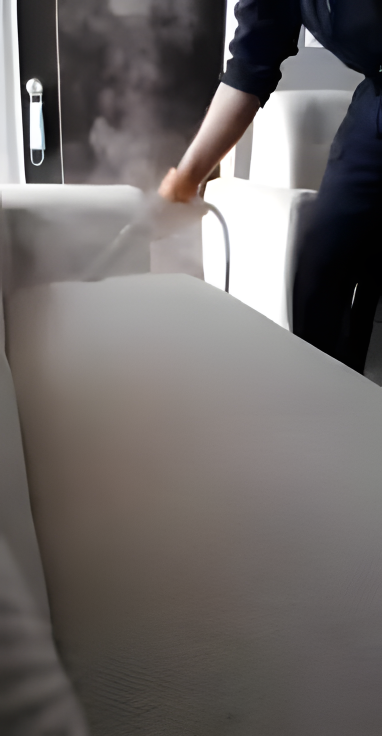
#> input picture everclean-ags/gen/hero-x4.png, 764 x 1472 px, found by its file name (shown at 1/2 size)
$ python og.py
#> lines starting #> are read from the running program, lines starting #| are printed output that depends on the picture
from PIL import Image, ImageDraw, ImageFont
GEN = "/Users/emmanuelcruzsalas/Prospeccion-Web-Ags/krevo-muestras/everclean-ags/gen"
IMG = "/Users/emmanuelcruzsalas/Prospeccion-Web-Ags/krevo-muestras/everclean-ags/img"

canvas = Image.new("RGB", (1200,630), (4,18,51))
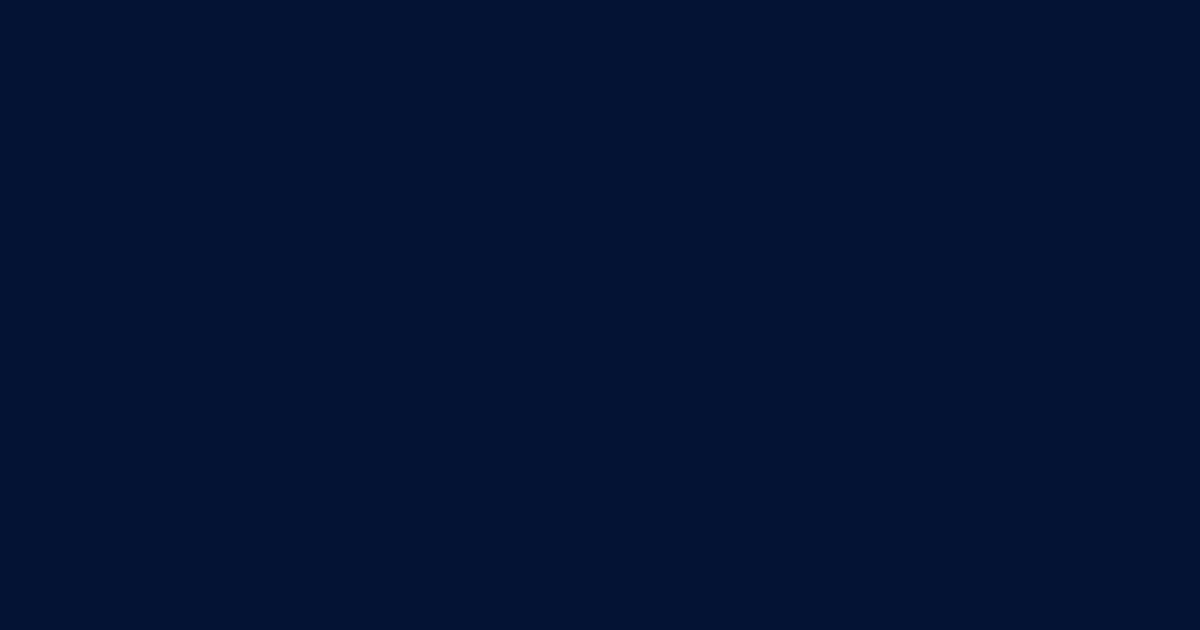
#> canvas: PIL image 1200x630 RGB; mean R, G, B 4, 18, 51
hero = Image.open(f"{GEN}/hero-x4.png").convert("RGB")
#> hero is the input picture: PIL image 764x1472 RGB; mean R, G, B 108.2, 103.4, 102.1
# cover derecho 600x630
hw, hh = hero.size
#> hw = 764; hh = 1472
scale = max(600/hw, 630/hh)
#> scale = 0.785
hero_r = hero.resize((int(hw*scale), int(hh*scale)), Image.LANCZOS)
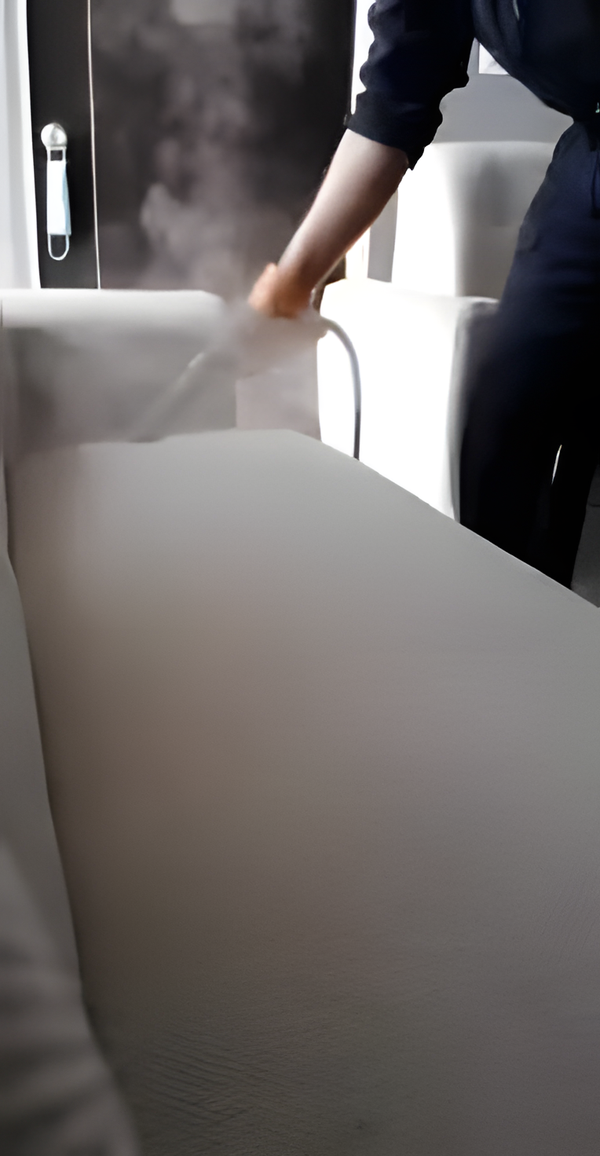
#> hero_r: PIL image 600x1156 RGB; mean R, G, B 108.2, 103.4, 102.1
x0 = (hero_r.width-600)//2
#> x0 = 0
y0 = (hero_r.height-630)//2
#> y0 = 263
hero_c = hero_r.crop((x0,y0,x0+600,y0+630))
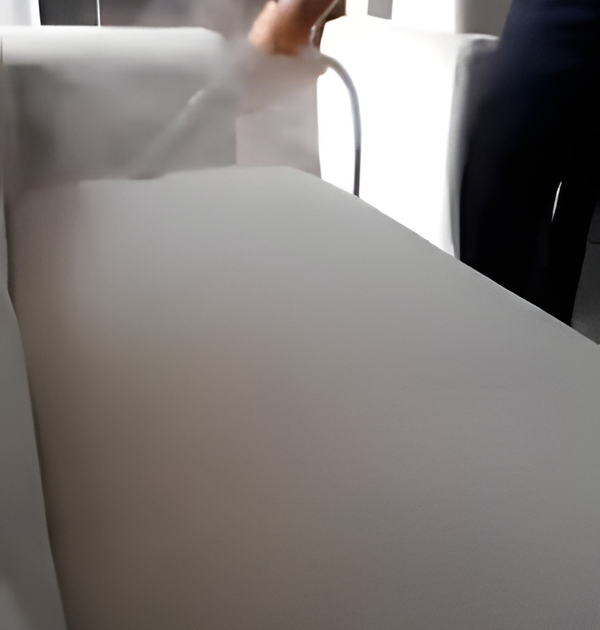
#> hero_c: PIL image 600x630 RGB; mean R, G, B 127, 121.6, 119.3
canvas.paste(hero_c, (600,0))
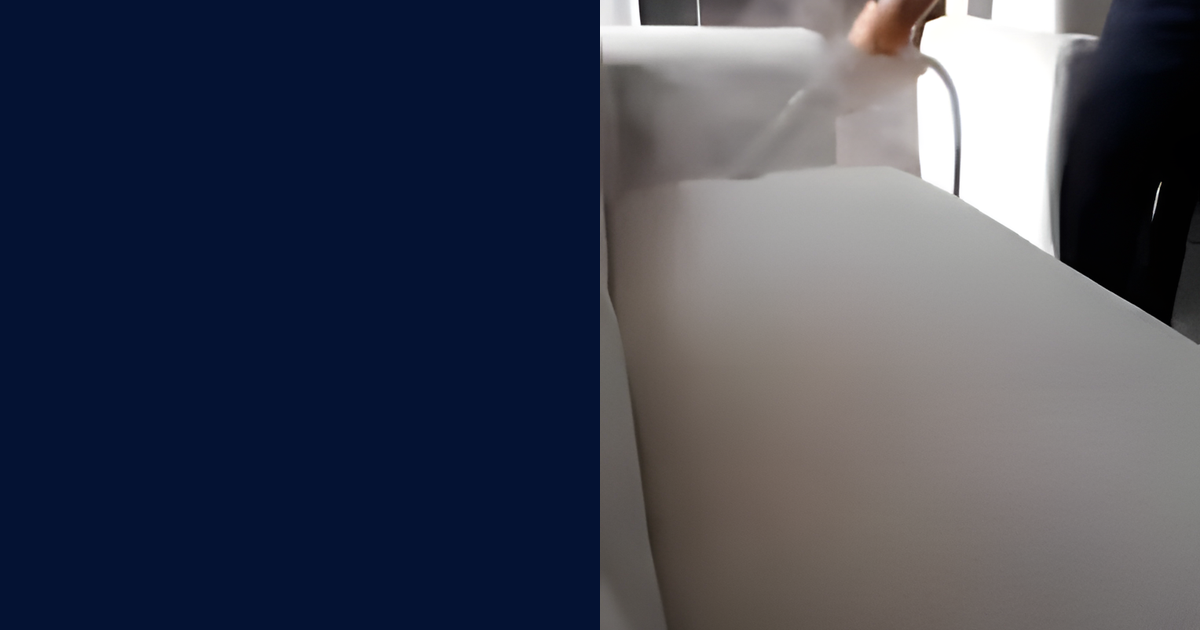
#> canvas: PIL image 1200x630 RGB; mean R, G, B 65.5, 69.8, 85.2

#> (the run stopped early here; a loop or call above may not have finished)

$ run again, with everclean-ags/gen/cat-salas-x4.png copied over everclean-ags/gen/hero-x4.png
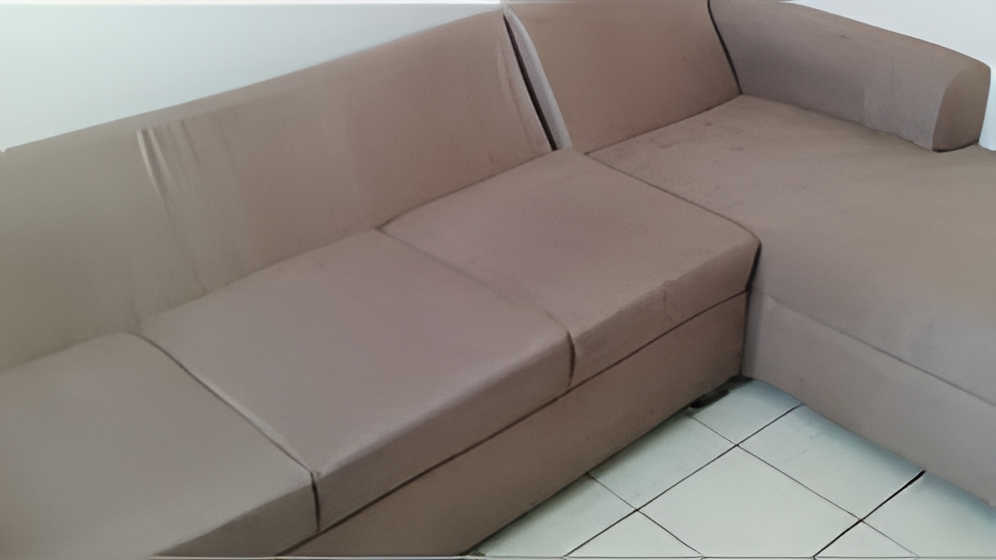
#> input picture everclean-ags/gen/cat-salas-x4.png, 996 x 560 px, found by its file name
#> hero is the input picture: PIL image 996x560 RGB; mean R, G, B 137.8, 130, 124.1
#> `hero_c = hero_r.crop((x0,y0,x0+600,y0+630))`:
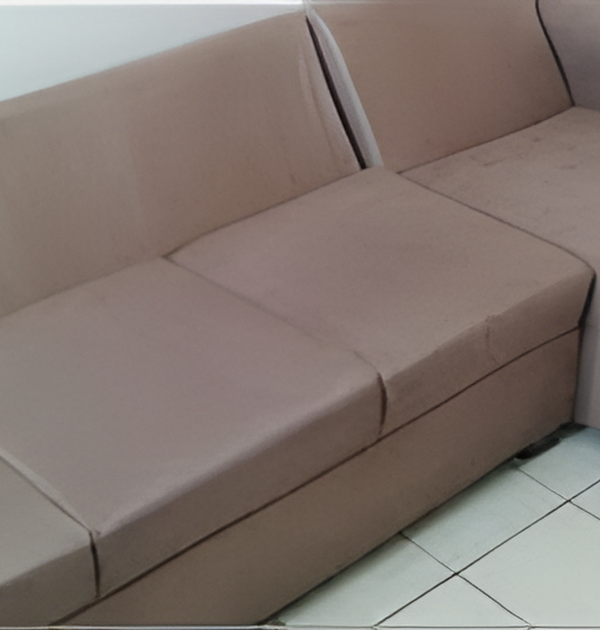
#> hero_c: PIL image 600x630 RGB; mean R, G, B 129.9, 117.9, 111.8
#> `canvas.paste(hero_c, (600,0))`:
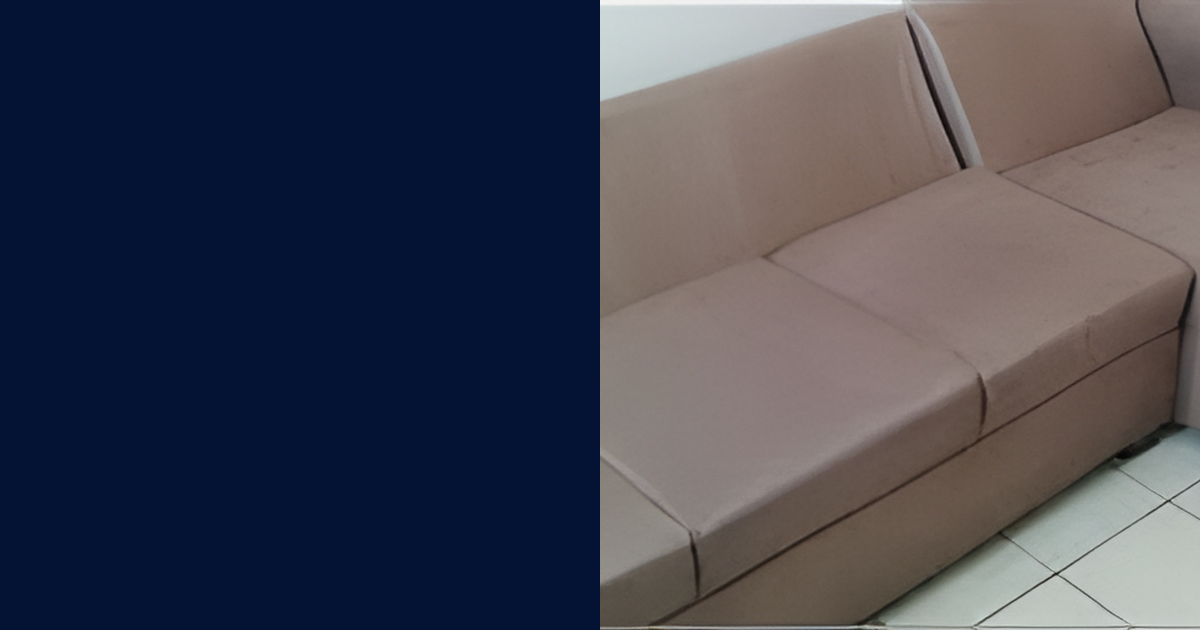
#> canvas: PIL image 1200x630 RGB; mean R, G, B 67, 68, 81.4
